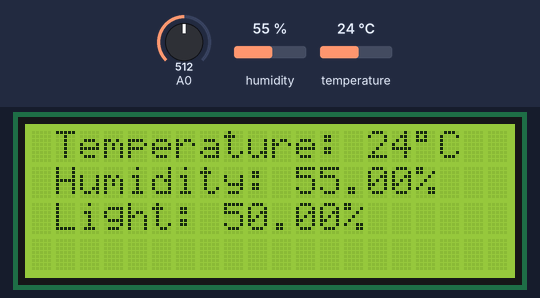
The sketch below on a simulated Arduino Uno, built with avr-gcc and run on an emulated ATmega328P. Shown: 20×4 character LCD. Inputs (shaded band) come from the test bench; at power-on: A0 = 512, humidity 55 %, temperature 24 °C.

Above: at 3.2 s.
3.3 s: A0 set to 111
At 4.5 s:
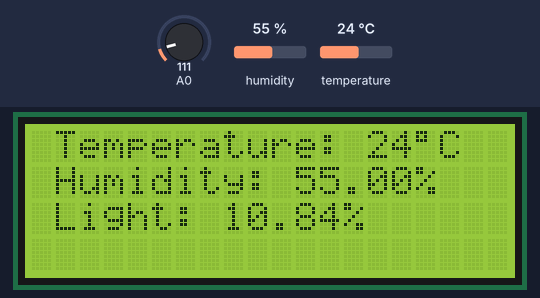
4.9 s: A0 set to 93
At 6.0 s:
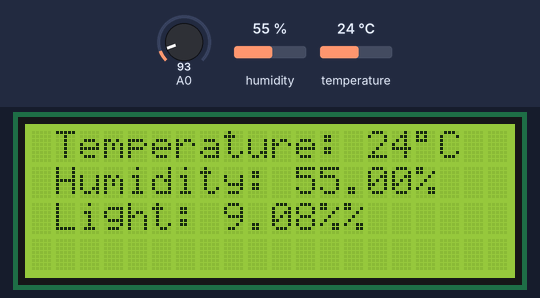
6.4 s: humidity set to 22 %
At 8.8 s:
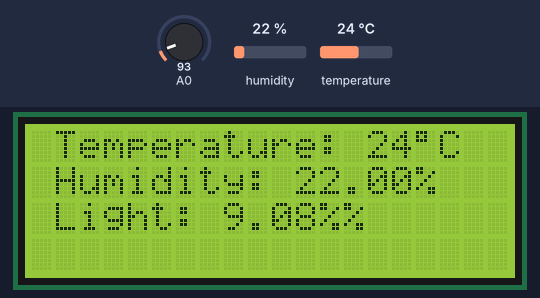
9.8 s: temperature set to 12 °C
At 10.9 s:
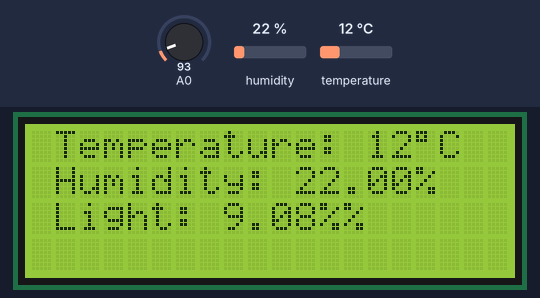
11.8 s: humidity set to 40 %
At 13.0 s:
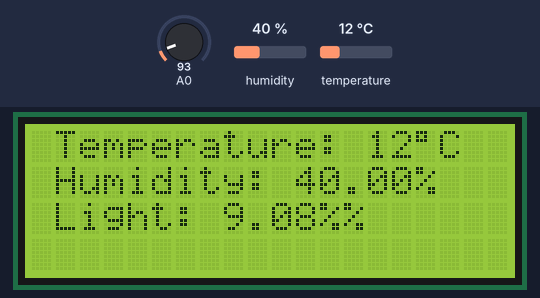
13.9 s: A0 set to 122
At 15.1 s:
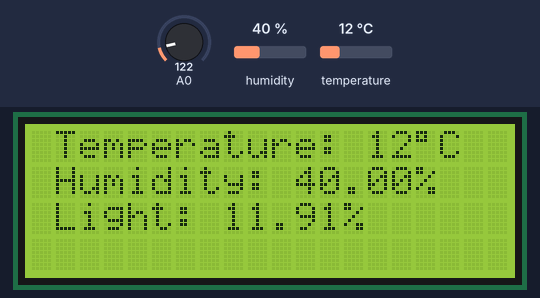
Timing chart, 0 to 16.5 s (numbered marks = the images above; inputs shaded):
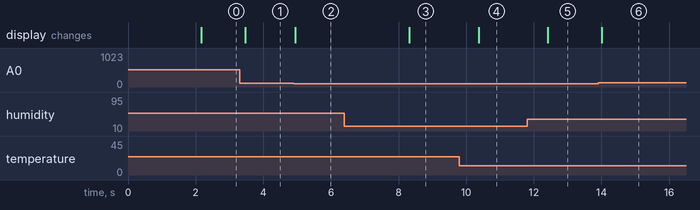

The sketch:

weather_lcd.ino
```cpp
// Code to measure data & display it on the LCD screen

// Libraries
#include <Wire.h>
#include <LiquidCrystal_I2C.h>
#include "DHT.h"

// DHT sensor
#define DHTPIN 7
#define DHTTYPE DHT11

// LCD display instance
LiquidCrystal_I2C lcd(0x27,20,4);

// DHT instance
DHT dht(DHTPIN, DHTTYPE);

void setup()
{
  // Initialize the lcd
  lcd.init();

  // Print a message to the LCD.
  lcd.backlight();
  lcd.setCursor(1,0);
  lcd.print("Hello !");
  lcd.setCursor(1,1);
  lcd.print("Initializing ...");

  // Init DHT
  dht.begin();

  // Clear LCD
  delay(2000);
  lcd.clear();
}


void loop()
{
  // Measure from DHT
  float temperature = dht.readTemperature();
  float humidity = dht.readHumidity();

  // Measure light level
  float sensor_reading = analogRead(A0);
  float light = sensor_reading/1024*100;

  // Display temperature
  lcd.setCursor(1,0);
  lcd.print("Temperature: ");
  lcd.print((int)temperature);
  lcd.print((char)223);
  lcd.print("C");

   // Display humidity
  lcd.setCursor(1,1);
  lcd.print("Humidity: ");
  lcd.print(humidity);
  lcd.print("%");

  // Display light level
  lcd.setCursor(1,2);
  lcd.print("Light: ");
  lcd.print(light);
  lcd.print("%");

  // Wait 100 ms
  delay(100);

}
```

Measured:
- the behaviour switches between 103 and 102 on A0 (found by bisection; images 1 and 2)
- after the input at 3.3 s, the display: changes after 0.17 s (image 1)
- after the input at 4.9 s, the display: changes after 0.05 s (image 2)
- after the input at 6.4 s, the display: changes after 1.9 s (image 3)
- after the input at 9.8 s, the display: changes after 0.57 s (image 4)
- after the input at 11.8 s, the display: changes after 0.62 s (image 5)
- after the input at 13.9 s, the display: changes after 0.11 s (image 6)
